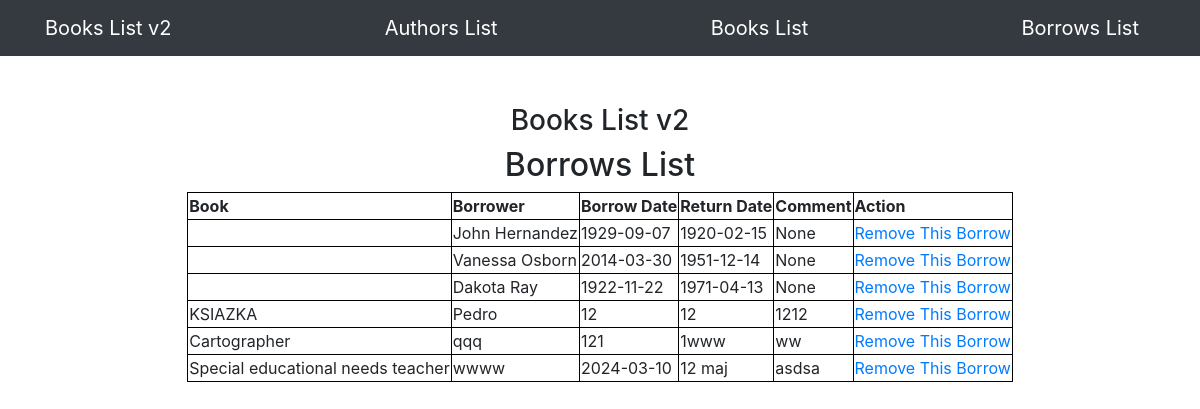
The app's page /borrows, older data.
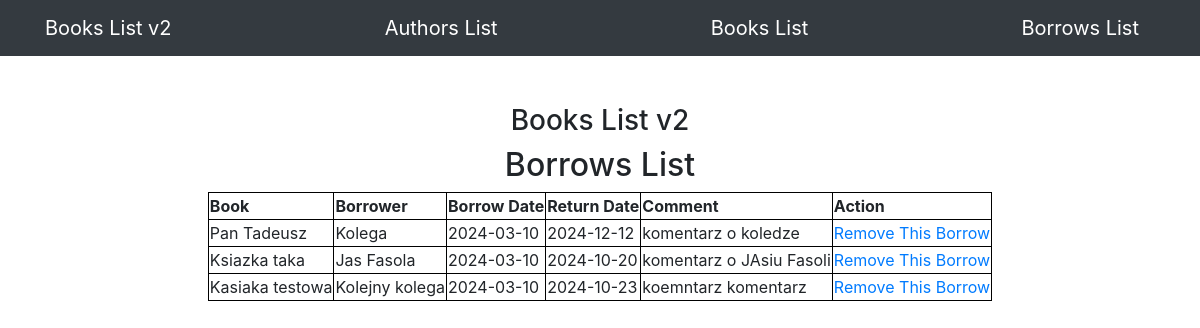
The same page, newer data.
### app/models.py (models this page shows, shortened)
class Borrow(db.Model):
    id = db.Column(db.Integer, primary_key=True)
    borrower = db.Column(db.String(100), index=True)
    borrow_date = db.Column(db.String(100), index=True, default=datetime.today().strftime('%Y-%m-%d'))
    return_date = db.Column(db.String(100), index=True)
    comment = db.Column(db.String(100), index=True)
    book_id = db.Column(db.Integer, db.ForeignKey('book.id'))
    book = db.relationship("Book", back_populates="borrows")

class Book(db.Model):
    id = db.Column(db.Integer, primary_key=True)
    title = db.Column(db.String(100), index=True)
    date = db.Column(db.String(100), index=True, default=datetime.today().strftime('%Y-%m-%d'))
    comment = db.Column(db.String(100), index=True)
    author_id = db.Column(db.Integer, db.ForeignKey('author.id'))
    borrows = db.relationship("Borrow", back_populates="book")

### app/routes.py (the view)
@app.route('/borrows', methods=["GET"])
def borrows_view():
    borrows = Borrow.query.all()
    return render_template("borrows.html",
                           borrows=borrows)

### app/templates/borrows.html
{% extends "base.html" %}
{% block content %}
<div class="d-flex flex-column justify-content-center align-items-center">
    <div class="col-lg-12 text-center">
       <h3 class="mt-5">Books List v2</h3>
       <h2>Borrows List</h2>
    </div>
    <table class="mb-5">
        <thead>
        <th>Book</th>
        <th>Borrower</th>
        <th>Borrow Date</th>
        <th>Return Date</th>
        <th>Comment</th>
        <th>Action</th>
        </thead>
        {% for borrow in borrows %}
        <tr>
            <td>{{ borrow.book.title }}</a></td>
            <td>{{ borrow.borrower }}</td>
            <td>{{ borrow.borrow_date }}</td>
            <td>{{ borrow.return_date }}</td>
            <td>{{ borrow.comment }}</td>
            <td><a href="/removeborrow/{{ borrow.id }}">Remove This Borrow</a></td>
        </tr>
        {% endfor %}
    </table>
</div>
{% endblock %}

### app/templates/base.html (shortened to what this page needs)
<!DOCTYPE html>
<html lang="en">
    <head>
        <link rel="stylesheet" href="https://cdn.jsdelivr.net/npm/bootstrap@4.4.1/dist/css/bootstrap.min.css">
    </head>
    <body>
        <nav class="navbar navbar-expand-lg navbar-dark bg-dark">
            <div class="container">
                <a class="navbar-brand" href="/">Books List v2</a>
                <a class="navbar-brand" href="/authors">Authors List</a>
                <a class="navbar-brand" href="/books">Books List</a>
                <a class="navbar-brand" href="/borrows">Borrows List</a>
            </div>
        </nav>
        <div class="container d-flex flex-column justify-content-center align-items-center">
            {% block content %}
            {% endblock %}
        </div>
    </body>
</html>

### app/templates/base.html (style rules this page uses)
table, th, tr, td { border: 1px solid black; }

Row changes from the older to the newer data that the page shows:
removed Borrow: borrower "John Hernandez", borrow_date "1929-09-07", return_date "1920-02-15", comment "None"
removed Borrow: borrower "Vanessa Osborn", borrow_date "2014-03-30", return_date "1951-12-14", comment "None"
removed Borrow: borrower "Dakota Ray", borrow_date "1922-11-22", return_date "1971-04-13", comment "None"
removed Borrow: book "KSIAZKA", borrower "Pedro", borrow_date "12", return_date "12", comment "1212"
removed Borrow: book "Cartographer", borrower "qqq", borrow_date "121", return_date "1www", comment "ww"
removed Borrow: book "Special educational needs teacher", borrower "wwww", borrow_date "2024-03-10", return_date "12 maj", comment "asdsa"
added Borrow: book "Pan Tadeusz", borrower "Kolega", borrow_date "2024-03-10", return_date "2024-12-12", comment "komentarz o koledze"
added Borrow: book "Ksiazka taka", borrower "Jas Fasola", borrow_date "2024-03-10", return_date "2024-10-20", comment "komentarz o JAsiu Fasoli"
added Borrow: book "Kasiaka testowa", borrower "Kolejny kolega", borrow_date "2024-03-10", return_date "2024-10-23", comment "koemntarz komentarz"
